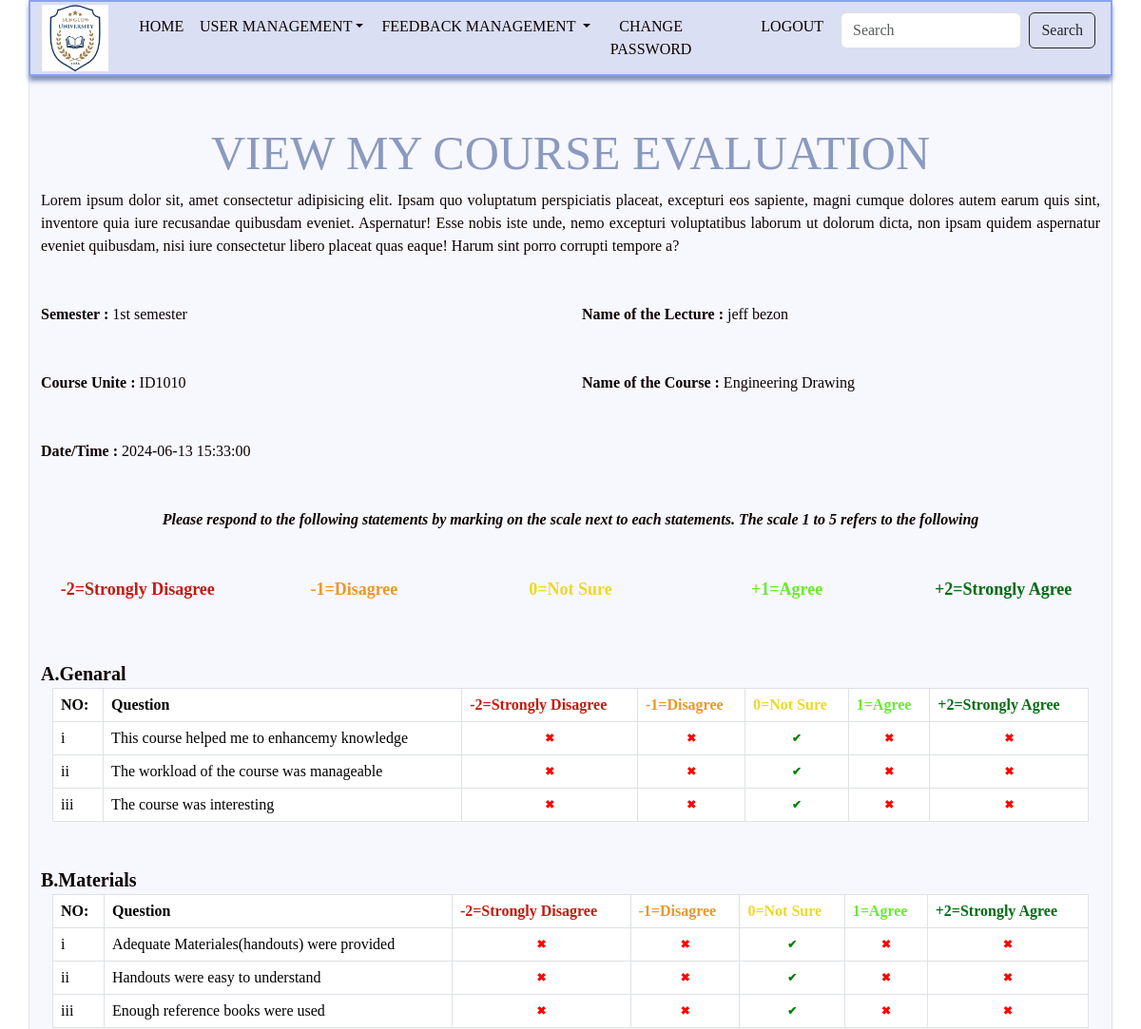
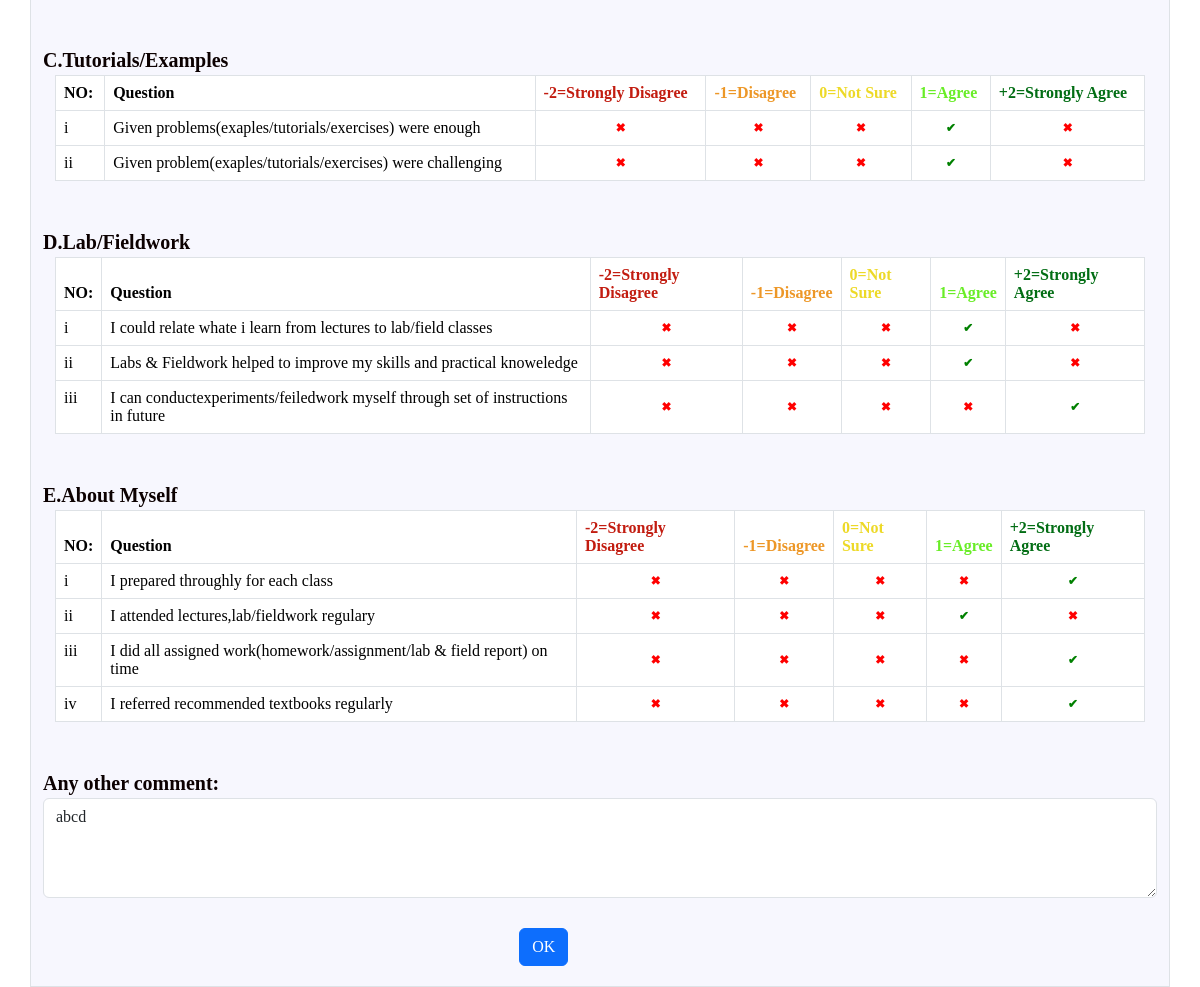
The app's page /feedback_management/viewcoursefeedback.php?id=2 with its own data (2 pictures, top to bottom).
### tables this page shows
CREATE TABLE `course_feedback` (
  `Id` int(50) NOT NULL,
  `User_Name` varchar(100) NOT NULL,
  `Lecture_Name` varchar(100) NOT NULL,
  `Semester` enum('1st semester','2nd semester','3rd semester','4th semester','5th semester','6th semester','7th semester','8th semester') NOT NULL,
  `Course_Name` varchar(200) NOT NULL,
  `Course_Code` varchar(50) NOT NULL,
  `A_1` enum('-2','-1','0','1','2') NOT NULL,
  `A_2` enum('-2','-1','0','1','2') NOT NULL,
  `A_3` enum('-2','-1','0','1','2') NOT NULL,
  `B_1` enum('-2','-1','0','1','2') NOT NULL,
  `B_2` enum('-2','-1','0','1','2') NOT NULL,
  `B_3` enum('-2','-1','0','1','2') NOT NULL,
  `C_1` enum('-2','-1','0','1','2') NOT NULL,
  `C_2` enum('-2','-1','0','1','2') NOT NULL,
  `D_1` enum('-2','-1','0','1','2') NOT NULL,
  `D_2` enum('-2','-1','0','1','2') NOT NULL,
  `D_3` enum('-2','-1','0','1','2') NOT NULL,
  `E_1` enum('-2','-1','0','1','2') NOT NULL,
  `E_2` enum('-2','-1','0','1','2') NOT NULL,
  `E_3` enum('-2','-1','0','1','2') NOT NULL,
  `E_4` enum('-2','-1','0','1','2') NOT NULL,
  `Other_Comment` varchar(1000) DEFAULT NULL,
  `Date_Time` datetime NOT NULL DEFAULT current_timestamp()
);

### feedback_management/viewcoursefeedback.php (the view, shortened to what the rows shown need)
<?php
$servername ="localhost";
$username ="root";
$password ="";
$database ="student_feedback_management_system";
$connection = new mysqli($servername,$username,$password,$database);
$Semester = "";
$Course_Code = "";
$Course_Name = "";
$Lecture_Name ="";
$Date_Time = "";
$Other_Comment = "";
if ($_SERVER['REQUEST_METHOD']=='GET')
{
  $Id =$_GET["id"];
  $sql = "SELECT * FROM course_feedback WHERE id = '$Id'";
  $result = $connection->query($sql);
  $row = $result->fetch_assoc();
   $Semester = $row["Semester"];
   $Course_Code = $row["Course_Code"];
   $Course_Name = $row["Course_Name"];
   $Lecture_Name=$row["Lecture_Name"];
   $Date_Time = $row["Date_Time"];
   $Other_Comment = $row["Other_Comment"];
}
?>
<!DOCTYPE html>
<html >
    <head>
    <link href="https://cdn.jsdelivr.net/npm/bootstrap@5.3.2/dist/css/bootstrap.min.css" rel="stylesheet">
    <link href="https://cdn.jsdelivr.net/npm/bootstrap@5.3.3/dist/css/bootstrap.min.css" rel="stylesheet">
    <link rel="stylesheet" type="text/css" href="css/viewcoursefeedback.css">
</head>
   <body class="body">
  <div class="container border" style="background-color: rgba(123, 115, 231, 0.06);padding-bottom: 20px;">
             <h1 style="text-align: center; font-size: 50px; color: #8a9abf; padding-top: 50px;">VIEW MY COURSE EVALUATION</h1>
             <form  class="form-container" style="display:block;">
             <div class="row font my-5" >
                <div class=" col-6">
                    <b>Semester :</b>
                      <?php echo $Semester; ?>
                </div>
                <div class="col-6">
                    <b> Name of the Lecture :</b>
                    <?php echo $Lecture_Name; ?>
                </div>
            </div>
            <div class="row my-4 font" >
                    <div class=" col-6">
                        <b>Course Unite :</b>
                        <?php echo $Course_Code; ?>
                    </div>
                    <div class="col-6">
                        <b>Name of the Course :</b>
                        <?php echo $Course_Name; ?>
                    </div>
            </div>
            <div class="row my-5 font" >
                    <div class=" col-6">
                        <b>Date/Time :</b>
                        <?php echo $Date_Time; ?>
                    </div>
            </div>
            <div class="container con">
                <div class="row" >
                  <div class="col-12">
                    <table class="table table-bordered">
                      <thead >
                        <tr>
                          <th scope="col-1">NO:</th>
                          <th scope="col-6">Question</th>
                          <th scope="col-1" style="color: rgb(194, 28, 16);">-2=Strongly Disagree</th>
                          <th scope="col-1" style="color: rgb(237, 151, 39);">-1=Disagree</th>
                          <th scope="col-1" style="color: rgb(237, 217, 39);">0=Not Sure</th>
                          <th scope="col-1" style="color: rgb(105, 237, 39);">1=Agree</th>
                          <th scope="col-1" style="color: rgb(2, 109, 20);">+2=Strongly Agree</th>
                        </tr>
                      </thead>
                    </table>
                  </div>
                </div>
            </div>
            <div class="container con">
                <div class="row" >
                  <div class="col-12">
                    <table class="table table-bordered">
                      <thead >
                        <tr>
                          <th scope="col-1">NO:</th>
                          <th scope="col-6">Question</th>
                          <th scope="col-1" style="color: rgb(194, 28, 16);">-2=Strongly Disagree</th>
                          <th scope="col-1" style="color: rgb(237, 151, 39);">-1=Disagree</th>
                          <th scope="col-1" style="color: rgb(237, 217, 39);">0=Not Sure</th>
                          <th scope="col-1" style="color: rgb(105, 237, 39);">1=Agree</th>
                          <th scope="col-1" style="color: rgb(2, 109, 20);">+2=Strongly Agree</th>
                        </tr>
                      </thead>
                    </table>
                  </div>
                </div>
            </div>
            <div class="container con">
                <div class="row" >
                  <div class="col-12">
                    <table class="table table-bordered">
                      <thead >
                        <tr>
                          <th scope="col-1">NO:</th>
                          <th scope="col-6">Question</th>
                          <th scope="col-1" style="color: rgb(194, 28, 16);">-2=Strongly Disagree</th>
                          <th scope="col-1" style="color: rgb(237, 151, 39);">-1=Disagree</th>
                          <th scope="col-1" style="color: rgb(237, 217, 39);">0=Not Sure</th>
                          <th scope="col-1" style="color: rgb(105, 237, 39);">1=Agree</th>
                          <th scope="col-1" style="color: rgb(2, 109, 20);">+2=Strongly Agree</th>
                        </tr>
                      </thead>
                    </table>
                  </div>
                </div>
            </div>
            <div class="container con">
                <div class="row" >
                  <div class="col-12">
                    <table class="table table-bordered">
                      <thead >
                        <tr>
                          <th scope="col-1">NO:</th>
                          <th scope="col-6">Question</th>
                          <th scope="col-1" style="color: rgb(194, 28, 16);">-2=Strongly Disagree</th>
                          <th scope="col-1" style="color: rgb(237, 151, 39);">-1=Disagree</th>
                          <th scope="col-1" style="color: rgb(237, 217, 39);">0=Not Sure</th>
                          <th scope="col-1" style="color: rgb(105, 237, 39);">1=Agree</th>
                          <th scope="col-1" style="color: rgb(2, 109, 20);">+2=Strongly Agree</th>
                        </tr>
                      </thead>
                    </table>
                  </div>
                </div>
            </div>
            <div class="container con">
                <div class="row" >
                  <div class="col-12">
                    <table class="table table-bordered">
                      <thead >
                        <tr>
                          <th scope="col-1">NO:</th>
                          <th scope="col-6">Question</th>
                          <th scope="col-1" style="color: rgb(194, 28, 16);">-2=Strongly Disagree</th>
                          <th scope="col-1" style="color: rgb(237, 151, 39);">-1=Disagree</th>
                          <th scope="col-1" style="color: rgb(237, 217, 39);">0=Not Sure</th>
                          <th scope="col-1" style="color: rgb(105, 237, 39);">1=Agree</th>
                          <th scope="col-1" style="color: rgb(2, 109, 20);">+2=Strongly Agree</th>
                        </tr>
                      </thead>
                    </table>
                  </div>
                </div>
            </div>
            <div class=" font" style="font-size:20px;font-weight: bold;margin-top: 30px;"><b>Any other comment: </b> <textarea class="form-control" type="text" placeholder="Type your comment..." rows="3" style="height: 100px;" name="Other_Comment" required><?php echo $Other_Comment; ?></textarea></div>
        </form>
   </div>
   </body>
</html>

### records on screen
course_feedback: Semester "1st semester", Lecture_Name "jeff bezon", Course_Code "ID1010", Course_Name "Engineering Drawing", Date_Time "2024-06-13 15:33:00", Other_Comment "abcd"
